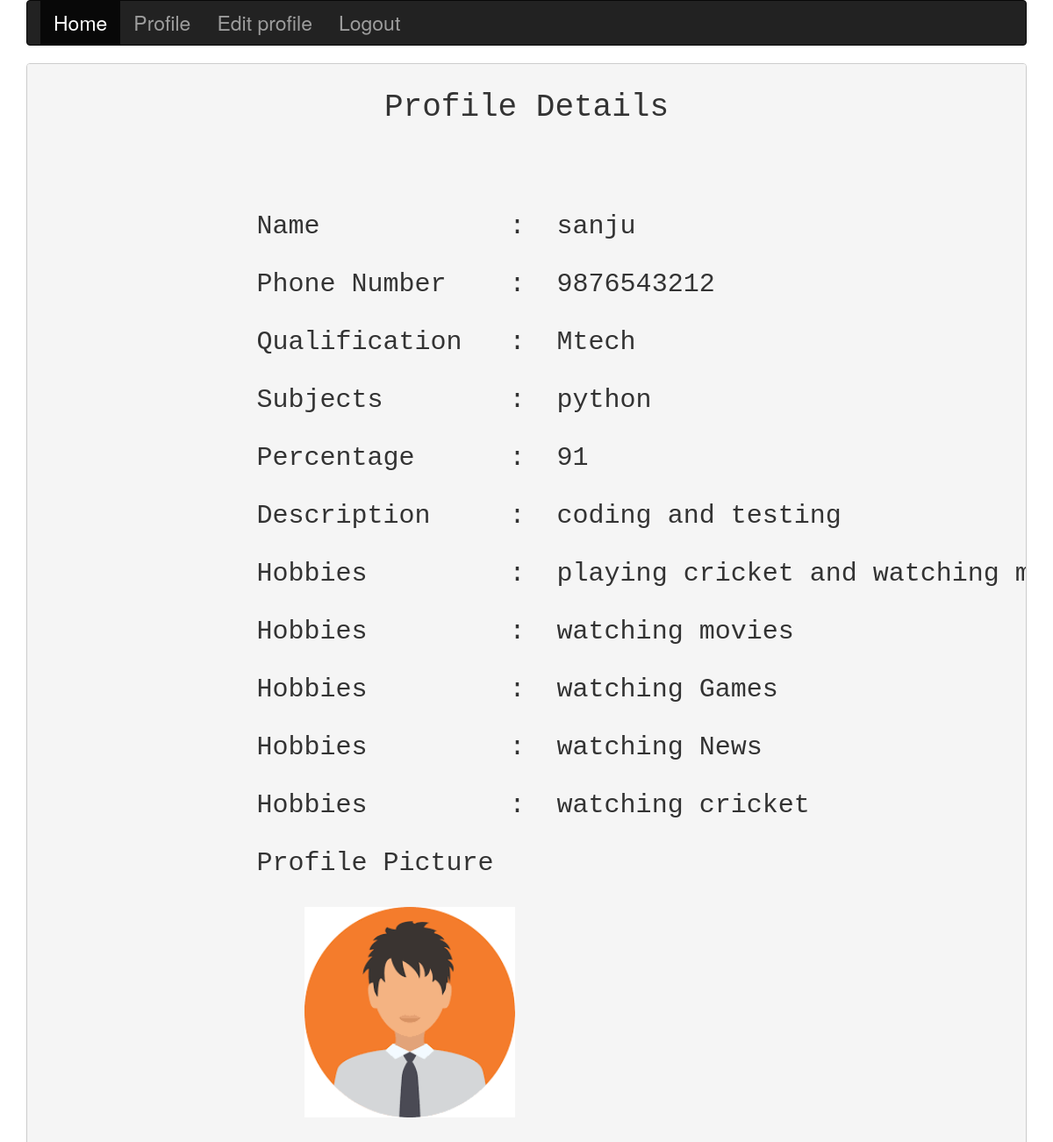
/profile/ (signed in), run on the app's committed database.
### web_app/models.py (models this page shows)
class Student_profile(models.Model):
    user=models.OneToOneField(User,on_delete=models.CASCADE)
    PhoneNumber = models.CharField(max_length=250,default="")
    qualification = models.CharField(max_length=250,default="")
    subjects = models.CharField(max_length=250,default="")
    percentage = models.CharField(max_length=250,default="")
    Description = models.CharField(max_length=250,default="")
    profile_pic = models.ImageField(upload_to='profile_pics',blank=True)

class Hobby_details(models.Model):
    student = models.ForeignKey('Student_profile', on_delete=models.CASCADE,null=True,blank=True)
    hobby = models.CharField(max_length=256)

### web_app/views.py (the view)
# urls.py: path('profile/',views.profile_page,name="profile_page"),
def profile_page(request):
    user_id = request.user
    u_id = request.user.id
    print(type(user_id))
    try:
        user_details = Student_profile.objects.filter(user=user_id)
        hobbies = Hobby_details.objects.all()
        print(user_details)
    except:
        raise Http404("you are logged out you need to login")
    return render(request, "profile_details.html" , {'user_details':user_details,'hobbies':hobbies})

### templates/profile_details.html
{% extends 'basic.html' %}
{% load static %}
{% block body_block %}
<pre>
<h1 align="center"> Profile Details </h1>
 {% for i in user_details %}<h2>
              Name            :  {{i.user}}
              Phone Number    :  {{i.PhoneNumber}}
              Qualification   :  {{i.qualification}}
              Subjects        :  {{i.subjects}}
              Percentage      :  {{i.percentage}}
              Description     :  {{i.Description}}               {% endfor %}
  {% for i in hobbies %}
              Hobbies         :  {{i.hobby}}
  {% endfor %}
              Profile Picture
  {% for i in user_details %}
                 <img src="{{ i.profile_pic.url }}" width=240>
{% endfor %}
</h2>
</pre>
{% endblock %}

### templates/basic.html (shortened to what this page needs)
<!DOCTYPE html>
<html>
{% load staticfiles %}
<head>
  <link rel="stylesheet" href="https://maxcdn.bootstrapcdn.com/bootstrap/3.3.7/css/bootstrap.min.css">
  </head>
<body>
  <div class="container">
		<nav class="navbar navbar-inverse">
 <div class="container-fluid">
	 <ul class="nav navbar-nav">
		 <li class="active"><a href="{% url 'index' %}">Home</a></li>
     {% if user.is_authenticated %}
		 	<li><a href="{% url 'profile_page' %}">Profile</a></li>
			<li><a href="{% url 'student_edit_form'  %}">Edit profile </a></li>
      <li><a href="{% url 'logout' %}">Logout</a></li>
     {% else %}
     <li><a href="{% url 'registartion_page' %}">Register</a></li>
      <li><a class="navbar-link" href="{% url 'Login_page' %}">Login</a></li>
     {% endif %}
	 </ul>
 </div>
</nav>
{% block body_block %}{% endblock %}
  </div>
</body>
</html>

### templates/basic.html (style rules this page uses)
.container { font-size: 23px; }

### data on the page
Student_profile: user "sanju", PhoneNumber "9876543212", qualification "Mtech", subjects "python", percentage "91", Description "coding and testing…", profile_pic (picture)
Hobby_details: hobby "playing cricket and watching…"
Hobby_details: hobby "watching movies"
Hobby_details: hobby "watching Games"
Hobby_details: hobby "watching News"
Hobby_details: hobby "watching cricket"
